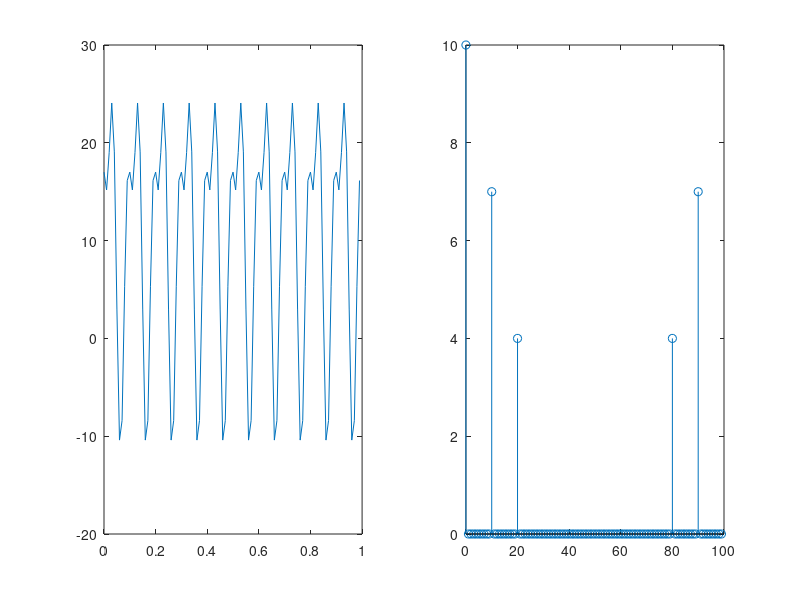

Here is the MATLAB script that generated this plot:
T_a = 1/100;
t = 0:T_a:1 - T_a;
N = length(t);
y = 10 + 14*cos(20*pi*t - pi/3) + 8*cos(40*pi*t+pi/2);

x = fft(y);


subplot(1, 2, 1);
plot(t, y);
subplot(1, 2, 2);
f = (0:N-1)/(T_a*N);
stem(f, abs(x)/N);